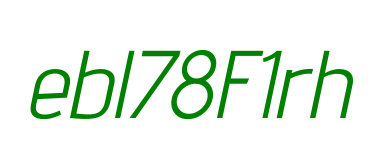
#> input picture AdventPro-Italic[wdth,wght]_textImg_18.png, 379 x 145 px
$ python -i bradleyroth.py   (imports and definitions only)
#> lines starting #> are read from the running program, lines starting #| are printed output that depends on the picture; after the words box and inside, x2 and y2 are one past the last pixel; in counts of white or black regions, pixels touching at a corner belong together
#> further down, picture is the input picture: PIL image 379x145 RGB; mean R, G, B 229.4, 242.2, 229.4
import numpy as np
import cv2
from PIL import Image

def replace_yellow_with_black(image):
    """
    Replace all yellow pixels in a PIL image with black and return the modified image.

    Args:
    - pil_image (PIL.Image.Image): The input image in RGB format.

    Returns:
    - PIL.Image.Image: The modified image with yellow pixels replaced by black.
    """

    # Convert PIL image to NumPy array
    image_np = np.array(image)

    # Convert RGB to BGR for OpenCV compatibility
    image_bgr = cv2.cvtColor(image_np, cv2.COLOR_RGB2BGR)

    # Convert the image to HSV color space
    hsv = cv2.cvtColor(image_bgr, cv2.COLOR_BGR2HSV)
#> hsv: shape (145, 379, 3); mean H, S, V 7.4, 24.5, 242.2

    # Define a range for the yellow color in HSV
    lower_yellow = np.array([15, 150, 150])  # Lower bound for yellow
    upper_yellow = np.array([45, 255, 255])  # Upper bound for yellow

    # Create a mask for yellow pixels
    mask = cv2.inRange(hsv, lower_yellow, upper_yellow)
#> mask: shape (145, 379); every value is 0

    # Set all yellow pixels to black (0, 0, 0)
    image_bgr[mask != 0] = [0, 0, 0]

    # Convert BGR back to RGB
    image_rgb = cv2.cvtColor(image_bgr, cv2.COLOR_BGR2RGB)

    # Convert NumPy array back to PIL image
    return Image.fromarray(image_rgb)

def binarize_image(image, s=None, t=None):
    """
    Binarize a PIL image using the Bradley-Roth algorithm.

    Args:
    - image (PIL.Image.Image): The input image in RGB format.
    - s (int): The window size for computing the local mean and standard deviation.
    - t (float): The threshold for binarization.

    Returns:
    - PIL.Image.Image: The binarized image.
    """

    image = replace_yellow_with_black(image)
    image = image.convert('L')
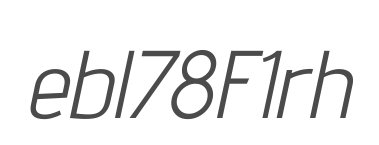
#> image: PIL image 379x145 L; min 75, max 255, mean 236.9

    # Convert image to numpy array
    img = np.array(image).astype(np.float64)

    # Default window size is round(cols/8)
    if s is None:
        s = np.round(img.shape[1]/8)
#> s = 47

    # Default threshold is 15% of the total
    # area in the window
    if t is None:
        t = 15.0

    # Compute integral image
    intImage = np.cumsum(np.cumsum(img, axis=1), axis=0)
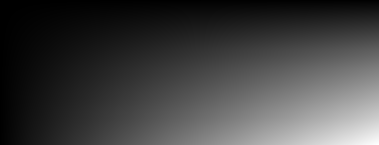
#> intImage: shape (145, 379) float64; min 255, max 13019340, mean 3330320.2; drawn with min black and max white

    # Define grid of points
    (rows,cols) = img.shape[:2]
#> rows = 145; cols = 379
    (X,Y) = np.meshgrid(np.arange(cols), np.arange(rows))

    # Make into 1D grid of coordinates for easier access
    X = X.ravel()
    Y = Y.ravel()

    # Ensure s is even so that we are able to index into the image
    # properly
    s = s + np.mod(s,2)
#> s = 48

    # Access the four corners of each neighbourhood
    x1 = X - s/2
    x2 = X + s/2
    y1 = Y - s/2
    y2 = Y + s/2

    # Ensure no coordinates are out of bounds
    x1[x1 < 0] = 0
    x2[x2 >= cols] = cols-1
    y1[y1 < 0] = 0
    y2[y2 >= rows] = rows-1

    # Ensures coordinates are integer
    x1 = x1.astype(np.int64)
    x2 = x2.astype(np.int64)
    y1 = y1.astype(np.int64)
    y2 = y2.astype(np.int64)

    # Count how many pixels are in each neighbourhood
    count = (x2 - x1) * (y2 - y1)

    # Compute the row and column coordinates to access
    # each corner of the neighbourhood for the integral image
    f1_x = x2
    f1_y = y2
    f2_x = x2
    f2_y = y1 - 1
    f2_y[f2_y < 0] = 0
    f3_x = x1-1
    f3_x[f3_x < 0] = 0
    f3_y = y2
    f4_x = f3_x
    f4_y = f2_y

    # Compute areas of each window
    sums = intImage[f1_y, f1_x] - intImage[f2_y, f2_x] - intImage[f3_y, f3_x] + intImage[f4_y, f4_x]

    # Compute thresholded image and reshape into a 2D grid
    out = np.ones(rows*cols, dtype=np.bool_)
    out[img.ravel()*count <= sums*(100.0 - t)/100.0] = False

    # Also convert back to uint8
    out = 255*np.reshape(out, (rows, cols)).astype(np.uint8)

    # convert to rgb
    out = cv2.cvtColor(out, cv2.COLOR_GRAY2RGB)
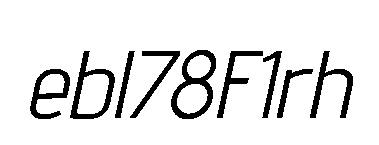
#> out: shape (145, 379, 3); 89.5% white; 9 black regions, largest, box (x1, y1, x2, y2) and area: (171, 50, 216, 119) 1039, (70, 51, 115, 119) 866, (310, 51, 353, 118) 770

    # Return PIL image
    return out

>>> from PIL import Image
>>> picture = Image.open('../AdventPro-Italic[wdth,wght]_textImg_18.png')
>>> result = binarize_image(picture)

$ run again, on AbyssinicaSIL-Regular_augmented_13.png
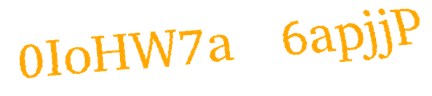
#> input picture AbyssinicaSIL-Regular_augmented_13.png, 432 x 96 px
#> picture is the input picture: PIL image 432x96 RGBA; mean R, G, B, A 255, 245.8, 227.9, 252.2
#> hsv: shape (96, 432, 3); mean H, S, V 3.8, 27.1, 255
#> in replace_yellow_with_black, `mask = cv2.inRange(hsv, lower_yellow, upper_yellow)`:
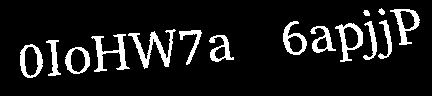
#> mask: shape (96, 432); 10.2% white; 15 white regions, largest, box (x1, y1, x2, y2) and area: (128, 29, 176, 69) 571, (91, 34, 130, 72) 487, (335, 23, 363, 62) 383
#> in binarize_image, `image = image.convert('L')`:
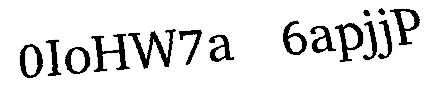
#> image: PIL image 432x96 L; min 0, max 255, mean 228.2

$ run again, on BalsamiqSans-Italic_augmented_12.png
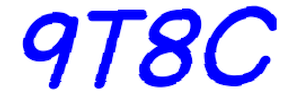
#> input picture BalsamiqSans-Italic_augmented_12.png, 284 x 96 px
#> picture is the input picture: PIL image 284x96 RGBA; mean R, G, B, A 185.6, 185.6, 255, 251.5
#> hsv: shape (96, 284, 3); mean H, S, V 43.8, 69.4, 255
#> mask: shape (96, 284); every value is 0
#> in binarize_image, `image = image.convert('L')`:
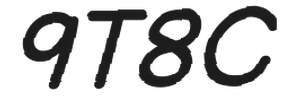
#> image: PIL image 284x96 L; min 29, max 255, mean 193.5
#> in binarize_image, `out = cv2.cvtColor(out, cv2.COLOR_GRAY2RGB)`:
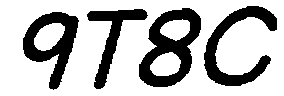
#> out: shape (96, 284, 3); 72.6% white; 4 black regions, box (x1, y1, x2, y2) and area: (139, 8, 201, 87) 2338, (204, 6, 277, 86) 1947, (23, 12, 79, 90) 1862, (87, 9, 148, 89) 1333

$ run again, on BalsamiqSans-Italic_textImg_25.png
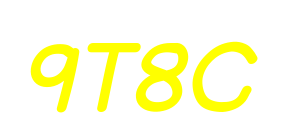
#> input picture BalsamiqSans-Italic_textImg_25.png, 283 x 138 px
#> picture is the input picture: PIL image 283x138 RGB; mean R, G, B 255, 255, 216.9
#> hsv: shape (138, 283, 3); mean H, S, V 5, 38.1, 255
#> in replace_yellow_with_black, `mask = cv2.inRange(hsv, lower_yellow, upper_yellow)`:
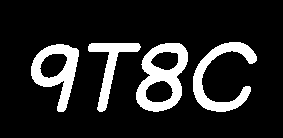
#> mask: shape (138, 283); 14.7% white; 4 white regions, box (x1, y1, x2, y2) and area: (136, 43, 188, 112) 1808, (193, 42, 257, 112) 1488, (31, 44, 79, 112) 1430, (88, 43, 141, 112) 1014
#> in replace_yellow_with_black, `image_bgr[mask != 0] = [0, 0, 0]`:
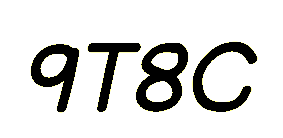
#> image_bgr: shape (138, 283, 3); mean B, G, R 216.3, 217.5, 217.5
